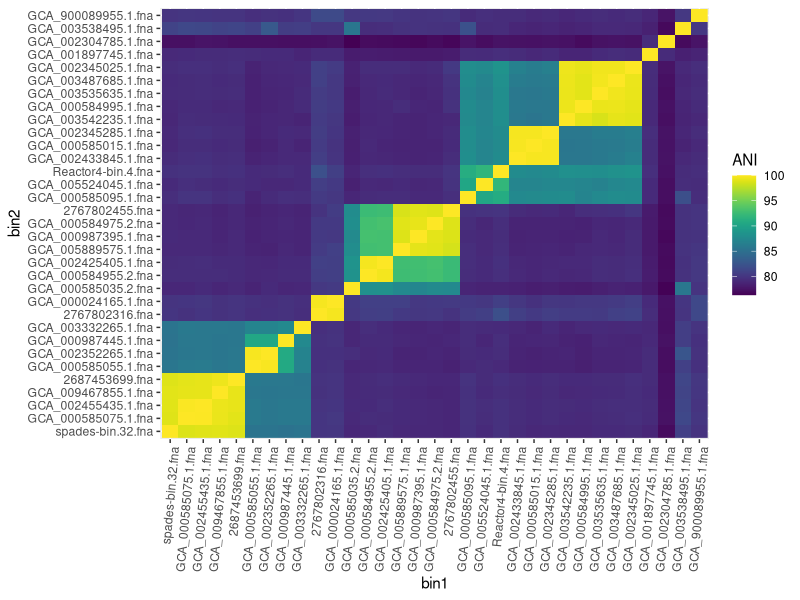
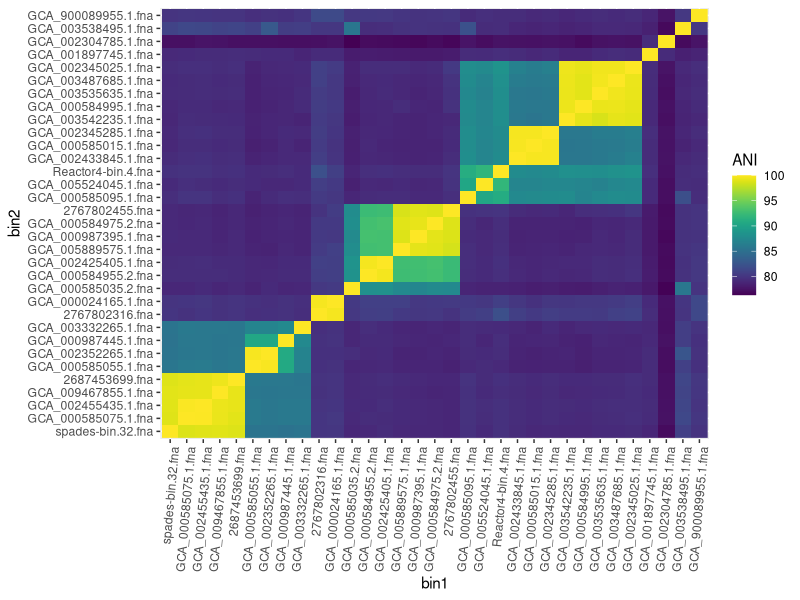

Here is the R script that generated these plots, in order:
library(tidyverse)
library(reshape2)
library(viridis)

# input from fastani
ani <- read.table("results/ppk1_tree/accum-ani.txt") %>% select(V1, V2, V3)
colnames(ani) <- c("bin1", "bin2", "ANI")

# accumulibacter clade information
accum <- read.csv("metadata/accumulibacter-genomes-refs-information.csv", stringsAsFactors = FALSE)
# in order of ppk1 tree so coherent
clade_order <- c("spades-bin.32.fna",
                 "GCA_000585075.1.fna",
                 "GCA_002455435.1.fna",
                 "GCA_009467855.1.fna",
                 "2687453699.fna",
                 "GCA_000585055.1.fna",
                 "GCA_002352265.1.fna",
                 "GCA_000987445.1.fna",
                 "GCA_003332265.1.fna",
                 "2767802316.fna",
                 "GCA_000024165.1.fna",
                 "GCA_000585035.2.fna",
                 "GCA_000584955.2.fna",
                 "GCA_002425405.1.fna",
                 "GCA_005889575.1.fna",
                 "GCA_000987395.1.fna",
                 "GCA_000584975.2.fna",
                 "2767802455.fna",
                 "GCA_000585095.1.fna",
                 "GCA_005524045.1.fna",
                 "Reactor4-bin.4.fna",
                 "GCA_002433845.1.fna",
                 "GCA_000585015.1.fna",
                 "GCA_002345285.1.fna",
                 "GCA_003542235.1.fna",
                 "GCA_000584995.1.fna",
                 "GCA_003535635.1.fna",
                 "GCA_003487685.1.fna",
                 "GCA_002345025.1.fna",
                 "GCA_001897745.1.fna",
                 "GCA_002304785.1.fna",
                 "GCA_003538495.1.fna",
                 "GCA_900089955.1.fna")

# get rid of genome with no detectable ppk1 sequence and couldn't confirm the clade identity
keep <- ani %>% filter(bin1 != "GCA_009467885.1.fna" & bin2 != "GCA_009467885.1.fna")

keep$bin1 <- factor(keep$bin1, levels=c(clade_order))
keep$bin2 <- factor(keep$bin2, levels=c(clade_order))

ani_heatmap <- keep %>% ggplot(aes(x=bin1, y=bin2, fill=ANI)) + geom_raster() + scale_fill_viridis() + theme(axis.text.x= element_text(angle=85, hjust=1))
ani_heatmap
ggsave(filename="figures/accumulibacter-ani.png", plot=ani_heatmap, width=20, height=15, units=c('cm'))

write.csv(keep, "results/accumulibacter-pairwise-gANI.csv", quote=FALSE, row.names = FALSE)
